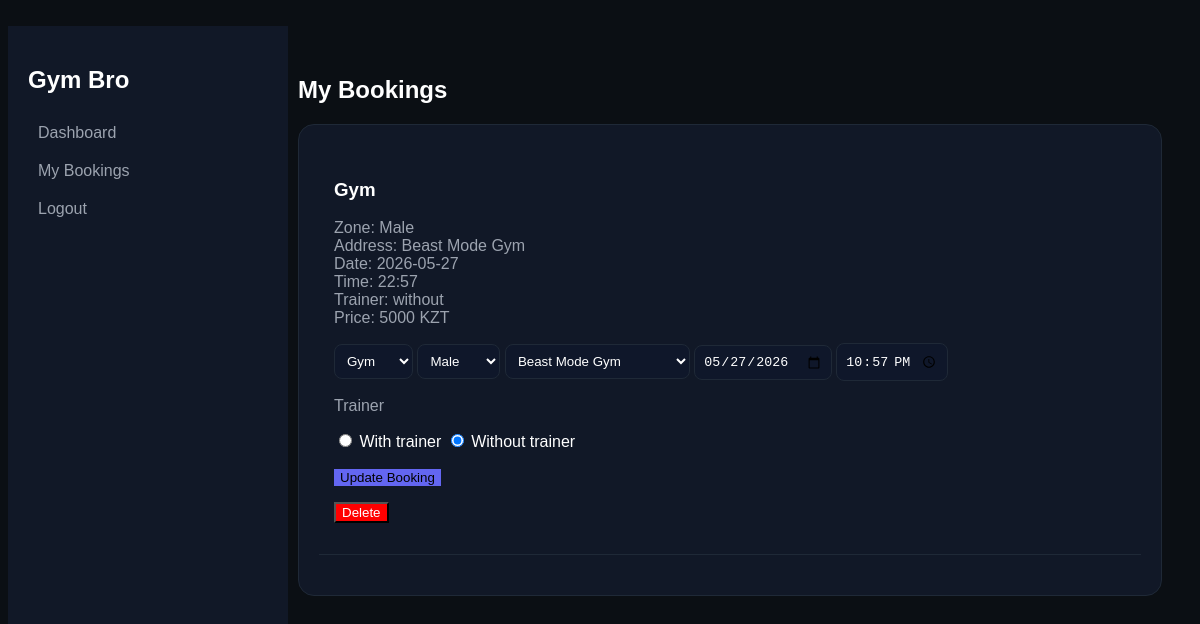
The page /profile (signed in) on the database as committed earlier.
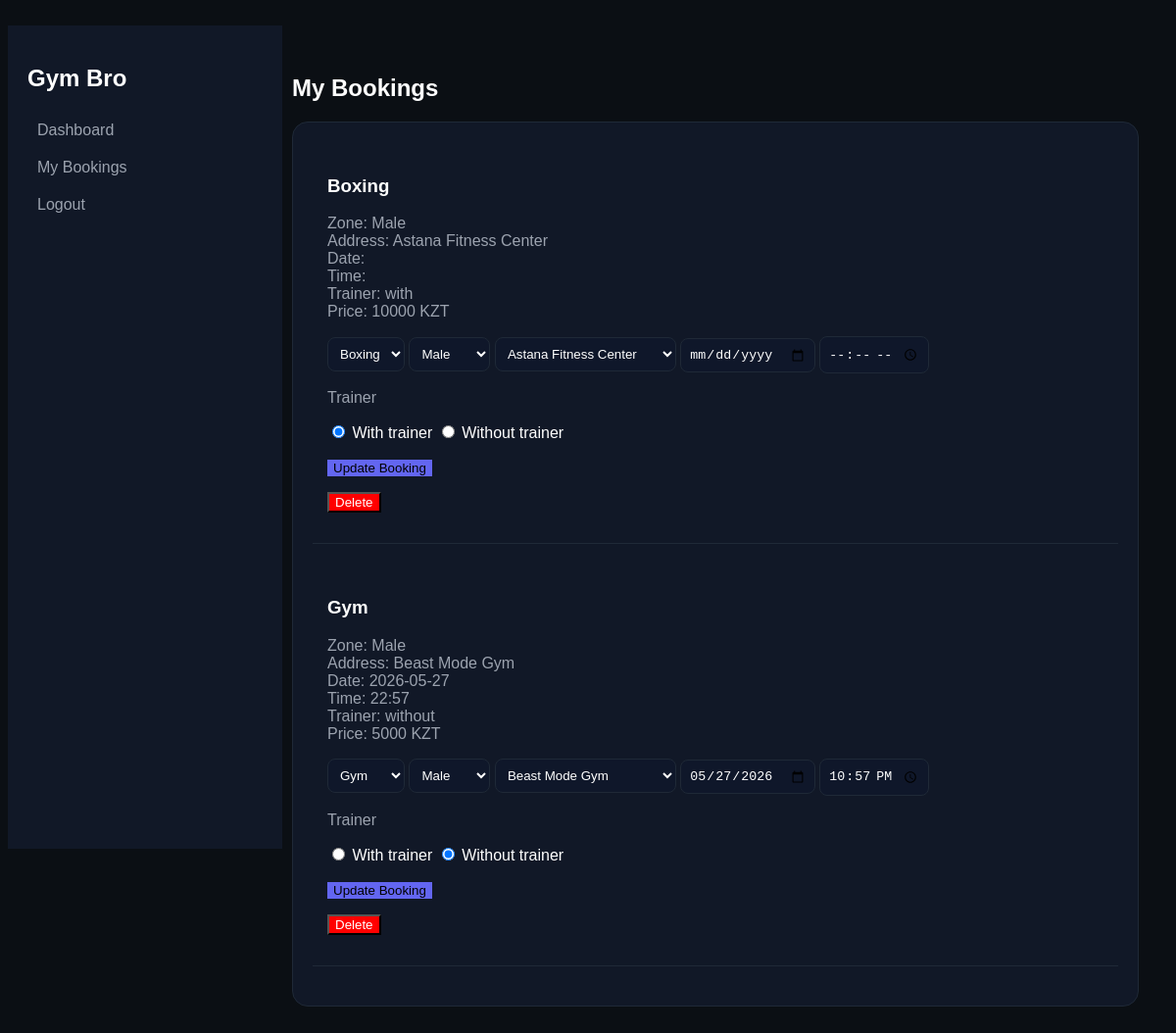
The same page on the database as committed later.
### tables this page shows
CREATE TABLE bookings (
        id INTEGER PRIMARY KEY AUTOINCREMENT,
        user_id INTEGER,
        training_type TEXT,
        gym_zone TEXT,
        gym_address TEXT,
        booking_date TEXT,
        booking_time TEXT,
        trainer_type TEXT,
        price INTEGER
    );

### GYM_final.py (the view)
@app.route("/profile")
def profile():
    if not login_required():
        return redirect(url_for("home"))
    conn = get_db()
    cur = conn.cursor()
    cur.execute("""
        SELECT id,
               training_type,
               gym_zone,
               gym_address,
               booking_date,
               booking_time,
               trainer_type,
               price
        FROM bookings
        WHERE user_id=?
        ORDER BY id DESC
    """, (session["user_id"],))
    bookings = cur.fetchall()
    conn.close()
    return render_template("profile.html", bookings=bookings)

### GYM_final.py (called while the page is built)
def get_db():
    conn = sqlite3.connect("gym.db")
    conn.row_factory = sqlite3.Row
    return conn

def login_required():
    return "user_id" in session

### templates/Profile.html (shortened to what this page needs)
﻿{% extends "layout.html" %}
{% block content %}
<h2>My Bookings</h2>
<div class="card-saas">
    {% for b in bookings %}
    <div style="margin-bottom:20px; padding:15px; border-bottom:1px solid #1f2937;">
        <h3>{{ b[1] }}</h3>
        <p class="muted">
            Zone: {{ b[2] }} <br>
            Address: {{ b[3] }} <br>
            Date: {{ b[4] }} <br>
            Time: {{ b[5] }} <br>
            Trainer: {{ b[6] }} <br>
            Price: {{ b[7] }} KZT
        </p>
        <form method="POST" action="/update/{{ b[0] }}">
            <select name="training">
                <option value="Boxing"
                        {% if b[1]=='Boxing' %}selected{% endif %}>
                    Boxing
                </option>
                <option value="Gym"
                        {% if b[1]=='Gym' %}selected{% endif %}>
                    Gym
                </option>
            </select>
            <select name="gym_zone">
                <option value="Male"
                        {% if b[2]=='Male' %}selected{% endif %}>
                    Male
                </option>
            </select>
            <select name="gym_address">
                <option value="Astana Fitness Center"
                        {% if b[3]=='Astana Fitness Center' %}selected{% endif %}>
                    Astana Fitness Center
                </option>
                <option value="Beast Mode Gym"
                        {% if b[3]=='Beast Mode Gym' %}selected{% endif %}>
                    Beast Mode Gym
                </option>
            </select>
            <input type="date" name="date" value="{{ b[4] }}" required>
            <input type="time" name="time" value="{{ b[5] }}" required>
            <p class="muted">Trainer</p>
            <label>
                <input type="radio" name="trainer_type" value="with"
                       {% if b[6]=='with' %}checked{% endif %}>
                With trainer
            </label>
            <label>
                <input type="radio" name="trainer_type" value="without"
                       {% if b[6]=='without' %}checked{% endif %}>
                Without trainer
            </label>
            <br><br>
            <button type="submit" class="btn-primary">
                Update Booking
            </button>
        </form>
        <form method="POST" action="/delete/{{ b[0] }}" style="margin-top:10px;">
            <button type="submit" style="background:red; color:white;">
                Delete
            </button>
        </form>
    </div>
    {% endfor %}
</div>
{% endblock %}

### templates/layout.html (shortened to what this page needs)
<!DOCTYPE html>
<html>
<head>
    <link rel="stylesheet" href="{{ url_for('static', filename='style.css') }}">
</head>
<body>
    <div class="sidebar">
        <h2>Gym Bro</h2>
        <a href="/dashboard">Dashboard</a>
        <a href="/profile">My Bookings</a>
        <a href="/logout">Logout</a>
    </div>
    <div class="main">
        {% block content %}{% endblock %}
    </div>
</body>
</html>

### static/style.css (style rules this page uses)
body { background: #0b0f14; color: white; font-family: Arial; }
.sidebar { width: 240px; height: 100vh; position: fixed; background: #111827; padding: 20px; }
.sidebar a { display: block; color: #9ca3af; padding: 10px; text-decoration: none; border-radius: 10px; }
.main { margin-left: 260px; padding: 30px; }
.card-saas { background: #111827; border: 1px solid #1f2937; border-radius: 16px; padding: 20px; }
.btn-primary { background: #6366f1; border: none; }
input, select { background: #0f172a; border: 1px solid #1f2937; color: white; padding: 8px; border-radius: 8px; }
.muted { color: #9ca3af; }

Rows that differ between the two databases and show on the page:
added bookings: training_type "Boxing", gym_zone "Male", gym_address "Astana Fitness Center", trainer_type "with", price "10000", training "Boxing", trainer_type "☑ With trainer", trainer_type "☐ Without trainer"
